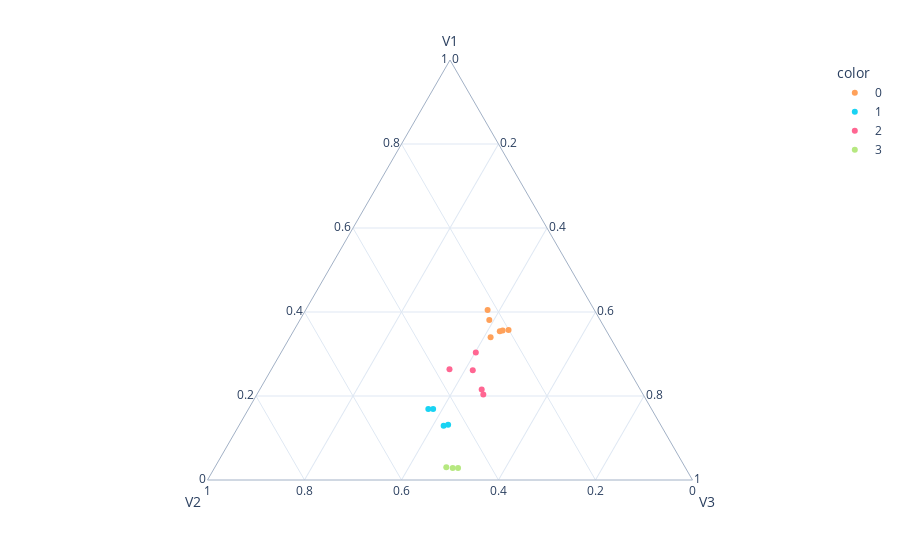

The cell this chart's notebook holds for it:
### Code cell
fig = triplot_cluster_taxons('K3_L250', metabosystems_contib, labels)
#fig.write_html("Analysis/CIR_19/triplot.html")

### Figure 1 — Plotly figure (JSON) as saved in the notebook; plotly's stock layout.template omitted (floating-point values rounded to 4 significant figures)
{"data": [{"a": [0.4046, 0.3811, 0.3544, 0.3571, 0.3397, 0.3562], "b": [0.2201, 0.2284, 0.2201, 0.2007, 0.2464, 0.2134], "c": [0.3753, 0.3904, 0.4255, 0.4422, 0.4139, 0.4304], "customdata": [[0.4046, 0.2201, 0.3753, "Pseudomonadales", "Acinetobacter"], [0.3811, 0.2284, 0.3904, "Pseudomonadales", "Pseudomonas"], [0.3544, 0.2201, 0.4255, "Rhizobiales", "Afipia"], [0.3571, 0.2007, 0.4422, "Burkholderiales", "Bordetella"], [0.3397, 0.2464, 0.4139, "Burkholderiales", "Variovorax"], [0.3562, 0.2134, 0.4304, "Caulobacterales", "Phenylobacterium"]], "hovertemplate": "<b>%{hovertext}</b><br><br>color=0<br>Order=%{customdata[3]}<br>Genus=%{customdata[4]}<extra></extra>", "hovertext": ["Gammaproteobacteria", "Gammaproteobacteria", "Alphaproteobacteria", "Gammaproteobacteria", "Gammaproteobacteria", "Alphaproteobacteria"], "legendgroup": "0", "marker": {"color": "#FFA15A", "symbol": "circle"}, "mode": "markers", "name": "0", "showlegend": true, "subplot": "ternary", "type": "scatterternary"}, {"a": [0.1289, 0.1318, 0.1689, 0.1689], "b": [0.4487, 0.438, 0.4503, 0.4603], "c": [0.4224, 0.4302, 0.3808, 0.3709], "customdata": [[0.1289, 0.4487, 0.4224, "Chitinophagales", "Sediminibacterium"], [0.1318, 0.438, 0.4302, "Cytophagales", "OLB12"], [0.1689, 0.4503, 0.3808, "Burkholderiales", "Methylophilus"], [0.1689, 0.4603, 0.3709, "Burkholderiales", "Methylophilus"]], "hovertemplate": "<b>%{hovertext}</b><br><br>color=1<br>Order=%{customdata[3]}<br>Genus=%{customdata[4]}<extra></extra>", "hovertext": ["Bacteroidia", "Bacteroidia", "Gammaproteobacteria", "Gammaproteobacteria"], "legendgroup": "1", "marker": {"color": "#19d3f3", "symbol": "circle"}, "mode": "markers", "name": "1", "showlegend": true, "subplot": "ternary", "type": "scatterternary"}, {"a": [0.2033, 0.2635, 0.2154, 0.3037, 0.2615], "b": [0.3297, 0.3693, 0.3269, 0.2949, 0.3223], "c": [0.467, 0.3672, 0.4577, 0.4014, 0.4162], "customdata": [[0.2033, 0.3297, 0.467, "Rhizobiales", "Hyphomicrobium"], [0.2635, 0.3693, 0.3672, "Rhizobiales", "Methylocystis"], [0.2154, 0.3269, 0.4577, "Burkholderiales", "uncultured"], [0.3037, 0.2949, 0.4014, "Xanthomonadales", "Rhodanobacter"], [0.2615, 0.3223, 0.4162, "Sphingomonadales", "Sphingomonas"]], "hovertemplate": "<b>%{hovertext}</b><br><br>color=2<br>Order=%{customdata[3]}<br>Genus=%{customdata[4]}<extra></extra>", "hovertext": ["Alphaproteobacteria", "Alphaproteobacteria", "Gammaproteobacteria", "Gammaproteobacteria", "Alphaproteobacteria"], "legendgroup": "2", "marker": {"color": "#FF6692", "symbol": "circle"}, "mode": "markers", "name": "2", "showlegend": true, "subplot": "ternary", "type": "scatterternary"}, {"a": [0.03061, 0.02846, 0.02878], "b": [0.4923, 0.4692, 0.4801], "c": [0.4771, 0.5024, 0.4911], "customdata": [[0.03061, 0.4923, 0.4771, "Chitinophagales", "Taibaiella"], [0.02846, 0.4692, 0.5024, "Chitinophagales", "Terrimonas"], [0.02878, 0.4801, 0.4911, "Chitinophagales", "Parafilimonas"]], "hovertemplate": "<b>%{hovertext}</b><br><br>color=3<br>Order=%{customdata[3]}<br>Genus=%{customdata[4]}<extra></extra>", "hovertext": ["Bacteroidia", "Bacteroidia", "Bacteroidia"], "legendgroup": "3", "marker": {"color": "#B6E880", "symbol": "circle"}, "mode": "markers", "name": "3", "showlegend": true, "subplot": "ternary", "type": "scatterternary"}], "layout": {"legend": {"title": {"text": "color"}, "tracegroupgap": 0}, "margin": {"t": 60}, "ternary": {"aaxis": {"title": {"text": "V1"}}, "baxis": {"title": {"text": "V2"}}, "caxis": {"title": {"text": "V3"}}, "domain": {"x": [0, 1], "y": [0, 1]}}}}
